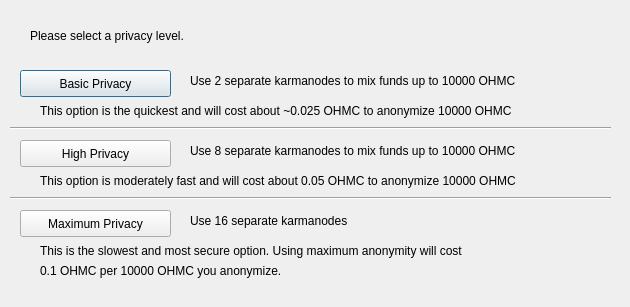
<?xml version="1.0" encoding="UTF-8"?>
<ui version="4.0">
 <class>ObfuscationConfig</class>
 <widget class="QDialog" name="ObfuscationConfig">
  <property name="geometry">
   <rect>
    <x>0</x>
    <y>0</y>
    <width>630</width>
    <height>307</height>
   </rect>
  </property>
  <property name="windowTitle">
   <string>Configure Obfuscation</string>
  </property>
  <widget class="QPushButton" name="buttonBasic">
   <property name="geometry">
    <rect>
     <x>20</x>
     <y>70</y>
     <width>151</width>
     <height>27</height>
    </rect>
   </property>
   <property name="text">
    <string>Basic Privacy</string>
   </property>
  </widget>
  <widget class="QPushButton" name="buttonHigh">
   <property name="geometry">
    <rect>
     <x>20</x>
     <y>140</y>
     <width>151</width>
     <height>27</height>
    </rect>
   </property>
   <property name="text">
    <string>High Privacy</string>
   </property>
  </widget>
  <widget class="QPushButton" name="buttonMax">
   <property name="geometry">
    <rect>
     <x>20</x>
     <y>210</y>
     <width>151</width>
     <height>27</height>
    </rect>
   </property>
   <property name="text">
    <string>Maximum Privacy</string>
   </property>
  </widget>
  <widget class="QLabel" name="label">
   <property name="geometry">
    <rect>
     <x>30</x>
     <y>20</y>
     <width>571</width>
     <height>31</height>
    </rect>
   </property>
   <property name="text">
    <string>Please select a privacy level.</string>
   </property>
  </widget>
  <widget class="QLabel" name="label_2">
   <property name="geometry">
    <rect>
     <x>190</x>
     <y>70</y>
     <width>421</width>
     <height>21</height>
    </rect>
   </property>
   <property name="text">
    <string>Use 2 separate karmanodes to mix funds up to 10000 OHMC</string>
   </property>
  </widget>
  <widget class="QLabel" name="label_3">
   <property name="geometry">
    <rect>
     <x>190</x>
     <y>140</y>
     <width>411</width>
     <height>21</height>
    </rect>
   </property>
   <property name="text">
    <string>Use 8 separate karmanodes to mix funds up to 10000 OHMC</string>
   </property>
  </widget>
  <widget class="QLabel" name="label_4">
   <property name="geometry">
    <rect>
     <x>190</x>
     <y>210</y>
     <width>421</width>
     <height>21</height>
    </rect>
   </property>
   <property name="text">
    <string>Use 16 separate karmanodes</string>
   </property>
  </widget>
  <widget class="QLabel" name="label_6">
   <property name="geometry">
    <rect>
     <x>40</x>
     <y>100</y>
     <width>561</width>
     <height>21</height>
    </rect>
   </property>
   <property name="text">
    <string>This option is the quickest and will cost about ~0.025 OHMC to anonymize 10000 OHMC</string>
   </property>
  </widget>
  <widget class="QLabel" name="label_7">
   <property name="geometry">
    <rect>
     <x>40</x>
     <y>170</y>
     <width>561</width>
     <height>21</height>
    </rect>
   </property>
   <property name="text">
    <string>This option is moderately fast and will cost about 0.05 OHMC to anonymize 10000 OHMC</string>
   </property>
  </widget>
  <widget class="QLabel" name="label_8">
   <property name="geometry">
    <rect>
     <x>40</x>
     <y>240</y>
     <width>561</width>
     <height>21</height>
    </rect>
   </property>
   <property name="text">
    <string>This is the slowest and most secure option. Using maximum anonymity will cost</string>
   </property>
  </widget>
  <widget class="QLabel" name="label_9">
   <property name="geometry">
    <rect>
     <x>40</x>
     <y>260</y>
     <width>561</width>
     <height>21</height>
    </rect>
   </property>
   <property name="text">
    <string>0.1 OHMC per 10000 OHMC you anonymize.</string>
   </property>
  </widget>
  <widget class="Line" name="line">
   <property name="geometry">
    <rect>
     <x>10</x>
     <y>120</y>
     <width>601</width>
     <height>16</height>
    </rect>
   </property>
   <property name="orientation">
    <enum>Qt::Horizontal</enum>
   </property>
  </widget>
  <widget class="Line" name="line_2">
   <property name="geometry">
    <rect>
     <x>10</x>
     <y>190</y>
     <width>601</width>
     <height>16</height>
    </rect>
   </property>
   <property name="orientation">
    <enum>Qt::Horizontal</enum>
   </property>
  </widget>
 </widget>
 <resources/>
 <connections/>
</ui>
